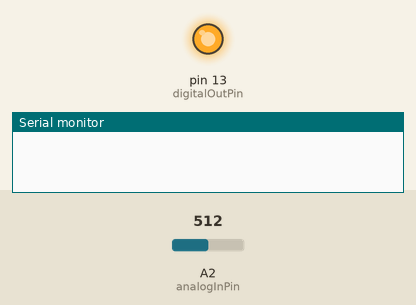
This sketch was run on a simulated Arduino Uno, built with avr-gcc and run on an emulated ATmega328P. Shown: output pins drawn as LEDs (lit = HIGH), the last lines printed to the serial monitor. The inputs (shaded band) are chosen by the test bench; at power-on: A2 (analogInPin) = 512.

Above: at 1.2 s.
1.3 s: A2 (analogInPin) set to 22
2.8 s: A2 (analogInPin) set to 17
At 3.1 s:
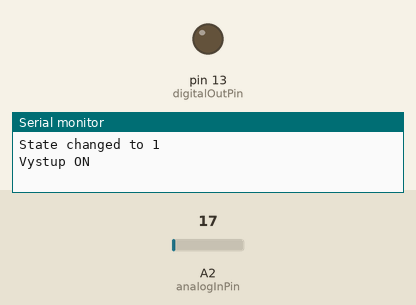
Timing chart, 0 to 12.7 s (numbered marks = the images above; inputs shaded):
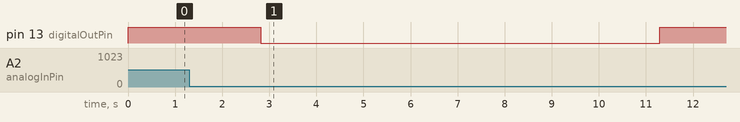

The sketch:

Zastavka.ino
```cpp
/*
KMZ Brno
Ovladani zastavky pro Faller car autobus
(c)2018 T. Bartulec
*/

//Nastaveni portu
const int analogInPin = A2;  // Analog input pin
const int digitalOutPin = 13; // Digital output pin

//magnet state mapping to pin value
const int MAGNET_OFF = 1;
const int MAGNET_ON = 0;

//velikost pole pro pocitani prumeru
const int PRUMER_SIZE = 10;
//Prah pro detekci prujezdu
const int PRAH = 20;
//Cas v zastavce. t=2*CAS_V_ZASTAVCE [ms]
const int CAS_V_ZASTAVCE = 4000;

int state = 0;

int sensorValue = 0;        // value read
int outputValue = 0;        // magnet control
int prumer_iterator = 0;
int prumer_matrix[PRUMER_SIZE];
int prumer;
int timer = 0;

void setup() {
  // initialize serial communications at 9600 bps:
  Serial.begin(9600);
  pinMode(digitalOutPin, OUTPUT);
  digitalWrite(digitalOutPin, MAGNET_OFF);


}

void loop() {
  // read the analog in value:
  sensorValue = analogRead(analogInPin);
  //store sensor value
  prumer_matrix[prumer_iterator] = sensorValue;
  prumer_iterator++;

  //calculate median
  if(prumer_iterator == PRUMER_SIZE ){
    prumer=0;
    for(int i=0;i<PRUMER_SIZE;i++){
      prumer+=prumer_matrix[i];
    }
    prumer = prumer / PRUMER_SIZE;
    prumer_iterator=0;

    if(prumer < PRAH){
    //new state will be 1. check current one
      if(state == 0){
        //previous state was 0, report state change
        Serial.println();
        Serial.println("State changed to 1");

        //activate output and start timer
        digitalWrite(digitalOutPin, MAGNET_ON);
        Serial.println("Vystup ON");
        timer = CAS_V_ZASTAVCE;
      }
      state = 1;
    }
    else
    {
      //new state will be 0. check current one
      if(state == 1){
        //previous state was 1, report state change
        Serial.println();
        Serial.println("State changed to 0");
      }
      state = 0;
    }

    // print the results to the Serial Monitor:
    //  Serial.print("prumer = ");
    //  Serial.println(prumer);
 }
  // wait 2 milliseconds before the next loop for the analog-to-digital
  // converter to settle after the last reading:
  if(timer > 0){
    if(timer == 1){
      digitalWrite(digitalOutPin, MAGNET_OFF);
      Serial.println("Vystup OFF");
    }
    timer--;
 }

 delay(2);
}
```

Measured:
- the behaviour switches between 20 and 19 on A2 (analogInPin) (found by bisection; images 0 and 1)
- after the input at 1.3 s, every drawn part: stays the same
- after the input at 2.8 s, pin 13 (digitalOutPin): HIGH → LOW at once, → HIGH 8.5 s later
